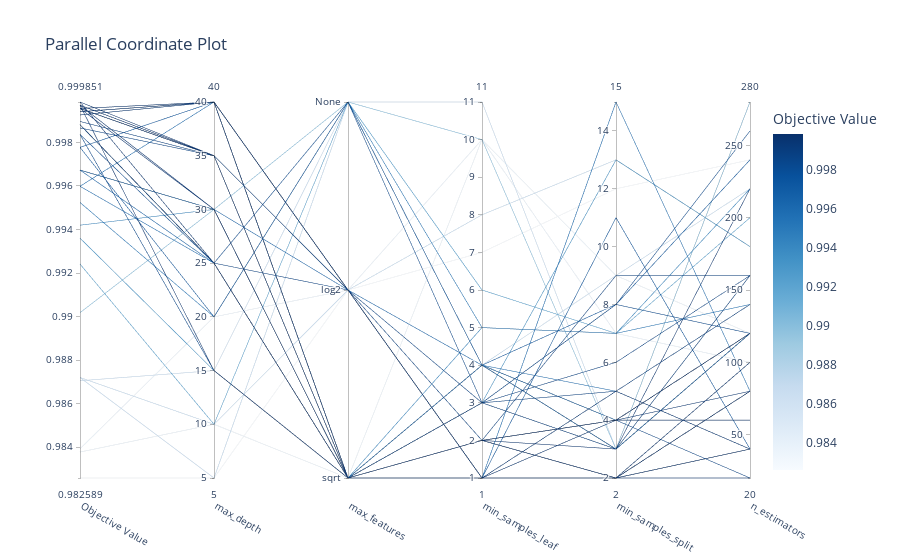

The notebook cell saved with this chart:
### Code cell
fig = optuna.visualization.plot_parallel_coordinate(study3)
fig.show()

### Figure 1 — Plotly figure (JSON) as saved in the notebook; plotly's stock layout.template omitted (floating-point values rounded to 4 significant figures)
{"data": [{"dimensions": [{"label": "Objective Value", "range": [0.9826, 0.9999], "values": [0.9984, 0.9826, 0.999, 0.9872, 0.9872, 0.9936, 0.9871, 0.9952, 0.9988, 0.9978, 0.9902, 0.9942, 0.9997, 0.9838, 0.9984, 0.9924, 0.9839, 0.9996, 0.9987, 0.9994, 0.9993, 0.9993, 0.9978, 0.996, 0.9996, 0.9994, 0.9996, 0.9994, 0.9996, 0.9996, 0.9996, 0.9996, 0.9997, 0.9996, 0.9997, 0.9996, 0.9999, 0.9999, 0.9997, 0.9967, 0.9967, 0.9967, 0.9967, 0.9967, 0.9967, 0.9967, 0.996, 0.9988, 0.9988, 0.9988]}, {"label": "max_depth", "range": [5, 40], "values": [15, 5, 35, 10, 5, 15, 15, 20, 25, 20, 30, 30, 15, 10, 25, 10, 20, 40, 35, 40, 40, 40, 40, 40, 40, 40, 30, 40, 35, 35, 35, 35, 35, 35, 35, 35, 35, 25, 30, 30, 30, 30, 30, 30, 30, 25, 25, 25, 25, 25]}, {"label": "max_features", "range": [0, 2], "ticktext": ["sqrt", "log2", "None"], "tickvals": [0, 1, 2], "values": [0, 1, 1, 1, 2, 0, 2, 2, 1, 2, 2, 0, 0, 0, 2, 2, 1, 1, 1, 1, 1, 1, 0, 0, 0, 0, 0, 0, 0, 0, 0, 0, 0, 0, 0, 0, 0, 0, 0, 0, 0, 0, 0, 1, 0, 0, 0, 0, 0, 0]}, {"label": "min_samples_leaf", "range": [1, 11], "values": [3, 7, 2, 8, 4, 3, 11, 5, 3, 4, 10, 5, 2, 10, 3, 6, 10, 1, 1, 1, 1, 1, 1, 1, 1, 1, 1, 1, 2, 2, 2, 2, 2, 2, 2, 2, 2, 2, 2, 4, 4, 4, 4, 4, 4, 4, 4, 3, 3, 3]}, {"label": "min_samples_split", "range": [2, 15], "values": [8, 12, 9, 13, 9, 13, 3, 7, 6, 8, 3, 7, 3, 9, 8, 7, 7, 2, 4, 4, 5, 5, 11, 15, 2, 2, 2, 2, 2, 2, 2, 2, 2, 2, 2, 4, 4, 4, 4, 4, 4, 4, 3, 3, 3, 3, 5, 5, 3, 3]}, {"label": "n_estimators", "range": [20, 280], "values": [120, 240, 160, 180, 220, 180, 280, 140, 160, 240, 280, 220, 220, 120, 260, 200, 100, 40, 20, 60, 40, 40, 40, 80, 40, 20, 40, 20, 80, 80, 80, 80, 100, 80, 100, 80, 120, 120, 60, 120, 120, 120, 120, 120, 120, 120, 140, 140, 160, 160]}], "labelangle": 30, "labelside": "bottom", "line": {"color": [0.9984, 0.9826, 0.999, 0.9872, 0.9872, 0.9936, 0.9871, 0.9952, 0.9988, 0.9978, 0.9902, 0.9942, 0.9997, 0.9838, 0.9984, 0.9924, 0.9839, 0.9996, 0.9987, 0.9994, 0.9993, 0.9993, 0.9978, 0.996, 0.9996, 0.9994, 0.9996, 0.9994, 0.9996, 0.9996, 0.9996, 0.9996, 0.9997, 0.9996, 0.9997, 0.9996, 0.9999, 0.9999, 0.9997, 0.9967, 0.9967, 0.9967, 0.9967, 0.9967, 0.9967, 0.9967, 0.996, 0.9988, 0.9988, 0.9988], "colorbar": {"title": {"text": "Objective Value"}}, "colorscale": [[0, "rgb(247,251,255)"], [0.125, "rgb(222,235,247)"], [0.25, "rgb(198,219,239)"], [0.375, "rgb(158,202,225)"], [0.5, "rgb(107,174,214)"], [0.625, "rgb(66,146,198)"], [0.75, "rgb(33,113,181)"], [0.875, "rgb(8,81,156)"], [1, "rgb(8,48,107)"]], "reversescale": false, "showscale": true}, "type": "parcoords"}], "layout": {"title": {"text": "Parallel Coordinate Plot"}}}
